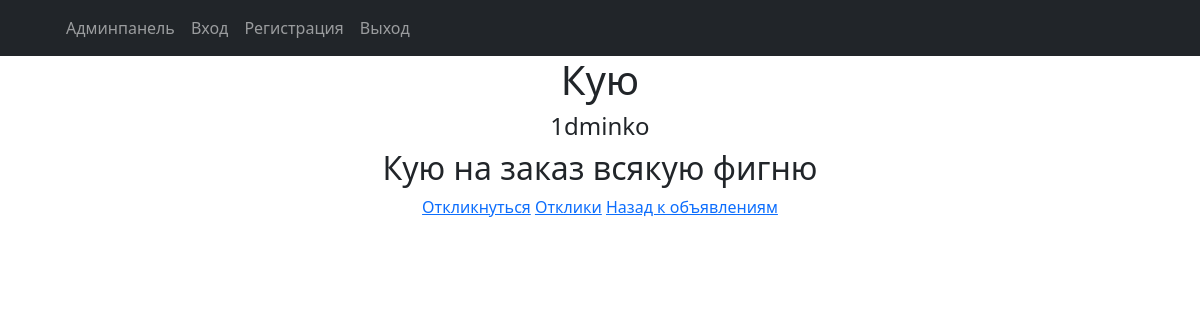
Screenshot of /23 with the database file from the repository.
### announcement/models.py (models this page shows, shortened)
class Post(models.Model):
    objects = None
    author = models.ForeignKey(User, on_delete=models.CASCADE,blank=False)
    time_in = models.DateTimeField(auto_now_add=True)
    tanks = 'Танки'
    healers = 'Хилы'
    dd = 'ДД'
    merchants = 'Торговцы'
    guild_masters = 'Гилдмастеры'
    quest_givers = 'Квестгиверы'
    blacksmiths = 'Кузнецы'
    tanners = 'Кожевники'
    potion_makers = 'Зельевары'
    spell_masters = 'Мастера заклинаний'
    CATEGORY = [
    (tanks, 'Танки'),
    (healers, 'Хилы'),
    (dd, 'ДД'),
    (merchants, 'Торговцы'),
    (guild_masters, 'Гилдмастеры'),
    (quest_givers, 'Квестгиверы'),
    (blacksmiths, 'Кузнецы'),
    (tanners, 'Кожевники'),
    (potion_makers, 'Зельевары'),
    (spell_masters, 'Мастера заклинаний'),
    ]
    category = models.CharField(max_length=20,choices=CATEGORY, default=tanks)
    head_name = models.CharField(max_length=250, unique=True)
    article_text = models.TextField()
    image = models.ImageField(upload_to='images/',blank=True, null= True)
    file = models.FileField(upload_to='files/',blank=True, null= True)
    class Meta:
        verbose_name='Объявление'
        verbose_name_plural= 'Объявления'

### announcement/views.py (the view)
# urls.py: path('<int:pk>',PostDetail.as_view(),name='post_detail'),
class PostDetail(DetailView):
    model = Post
    template_name = 'post.html'
    context_object_name = 'post'
    queryset = Post.objects.all()

### templates/post.html (shortened to what this page needs)
{% extends 'default.html' %}
{% block content %}
<h1>{{ post.head_name}}</h1>
<h4>{{ post.author }}</h4>
<h2>{{ post.article_text}}</h2>
<a href="{% url 'com_create' %}">Откликнуться</a>
<a href="{% url 'coms_list' %}">Отклики</a>
<a href="{% url 'posts_list' %}">Назад к объявлениям</a>
{% endblock content %}

### rows the page displays
Post: head_name "Кую", author "1dminko", article_text "Кую на заказ всякую фигню"
